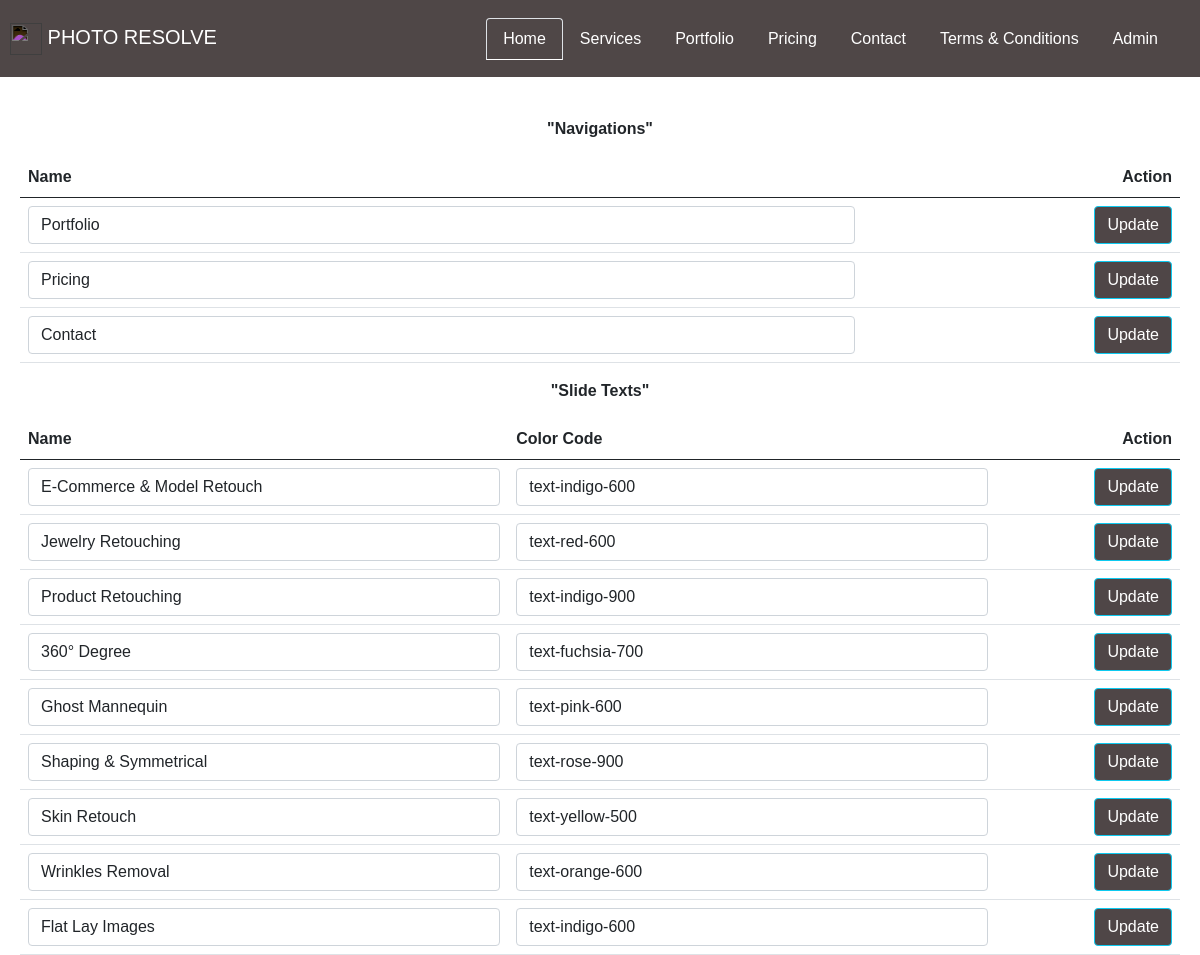
The app's page / (signed in, upper part), older data.
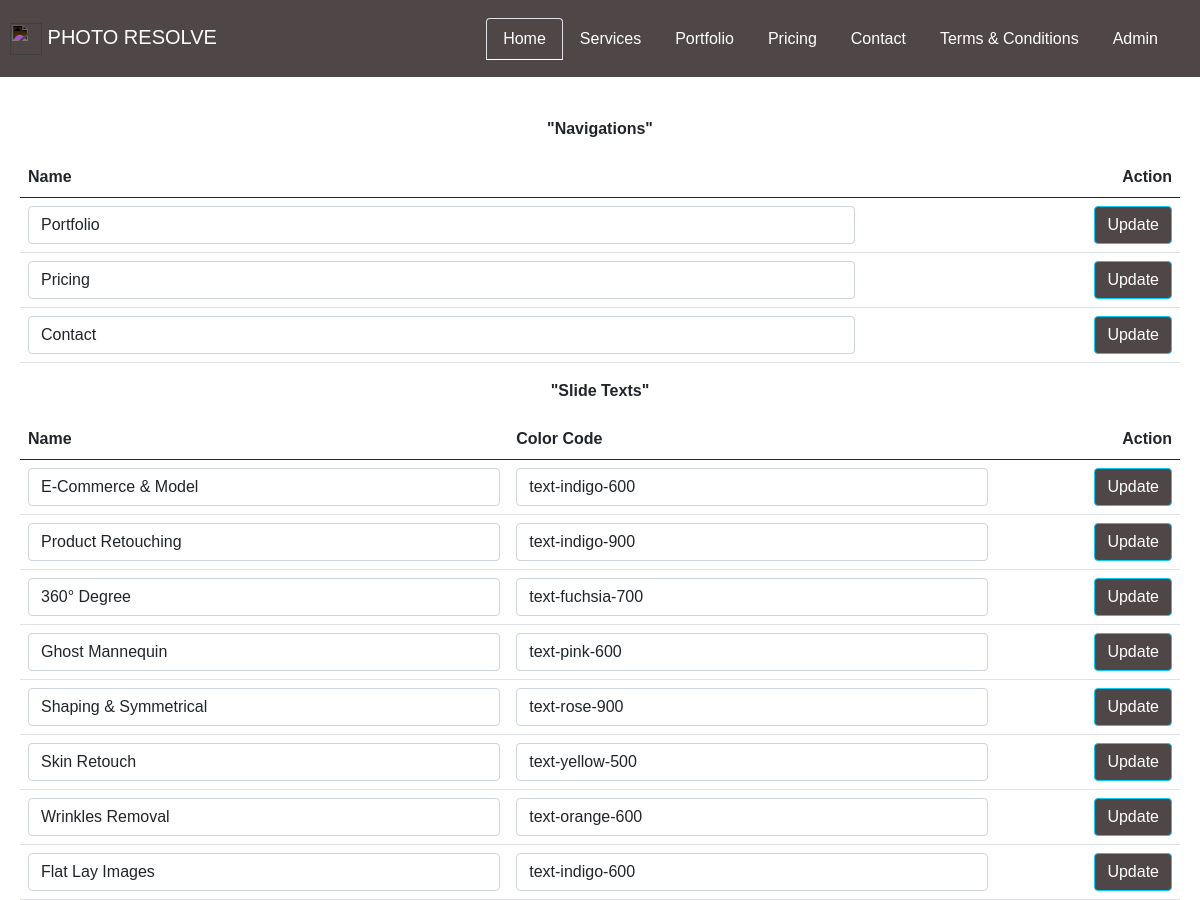
The same page, newer data.
### adminphoto/models.py (models this page shows, shortened)
class Navigation(models.Model):
    name = models.CharField(max_length=100)
    href = models.CharField(max_length=100)

class Slide(models.Model):
    text = models.CharField(max_length=200)
    class_name = models.CharField(max_length=50)

### adminphoto/views.py (the view, shortened to what this page needs)
# urls.py: path('',home,name='home'),
def home(request):
    if not request.user.is_authenticated or not request.user.is_staff:
        return redirect('admin:login')
    import_services = Services.objects.all().order_by('date_created')
    services = []
    for i in import_services:
        sub_services = []
        import_sub_services = SubServices.objects.filter(service = i)
        for j in import_sub_services:
            sub_item = {
                'id':j.id,
                'name':j.name,
                'description':j.description,
                'rate':j.rate,
                'before':j.before.url,
                'after':j.after.url
            }
            sub_services.append(sub_item)
        item = {
            'id': i.id,
            'name': i.name,
            'description': i.description,
            'rate':i.rate,
            'button_name':i.button_name,
            'after':i.after.url,
            'sub_services': sub_services,
        }
        services.append(item)
    if request.method == "POST" and 'sub_services_remove' in request.POST:
        id = request.POST.get('sub_services_remove')
        import_sub_services = SubServices.objects.get(id = id)
        import_sub_services.service = None
        import_sub_services.save()
        return redirect('home')
    portfolio = Portfolio.objects.all().order_by('date_created')
    if request.method == "POST" and 'portfolio_image' in request.FILES:
        portfolio_image = request.FILES.get('portfolio_image')
        object = Portfolio.objects.create(thumb = portfolio_image)
        return redirect('home')
    if request.method == "POST" and 'portfolio_delete' in request.POST:
        id = request.POST.get('portfolio_delete')
        portfolio = Portfolio.objects.get(id = id)
        portfolio.delete()
        return redirect('home')
    pricings = Pricing.objects.all().order_by('date_created')[:3]
    contact_info = Contact.objects.all()[:1]
    contact = {}
    for i in contact_info:
        contact['id'] = i.id
        contact['caption'] = i.caption
        contact['phone'] = i.phone
        contact['email'] = i.email
        contact['address'] = i.address
    queries = Queries.objects.all()
    if request.method == 'POST' and 'query_delete' in request.POST:
        id = request.POST.get('query_delete')
        query = Queries.objects.get(id = id)
        query.delete()
        return redirect('home')
    logo = Logo.objects.first()
    if request.method == "POST" and 'logo_code' in request.POST:
        logo_code = request.POST.get('logo_code')
        logo.svg_code = logo_code
        logo.save()
        return redirect('home')
    navigations = Navigation.objects.all()[:3]
    slides = Slide.objects.all()
    slideinfo = SlideInfo.objects.first()
    if request.method == "POST" and 'slide_caption' in request.POST:
        slide_caption = request.POST.get('slide_caption')
        slideinfo.caption = slide_caption
        slideinfo.save()
        return redirect('home')
    footer = Contact.objects.first()
    terms =  TermsAndConditions.objects.first()
    if request.method == "POST" and 'terms_page' in request.POST:
        terms_page = request.POST.get('terms_page')
        terms.terms = terms_page
        terms.save()
        return redirect('home')
    context = {
        'services' : services,
        'portfolio' : portfolio,
        'pricings' : pricings,
        'contact' : contact,
        'queries' : queries,
        'logo' : logo,
        'navigations':navigations,
        'slides':slides,
        'slideinfo':slideinfo,
        'footer':footer,
        'terms':terms
    }
    return render(request,'components/home.html',context)

### adminphoto/templates/components/home.html (shortened to what the changed rows need)
{% extends 'main.html' %}
{% block content %}
  <div class="tab-content" id="myTabContent">
    <div class="tab-pane fade show active" id="store" role="tabpanel" aria-labelledby="store-tab">
        <div style="margin-top: 20px; padding: 20px">
            <div class="row">
                <div class="col-md-12">
                    <table class="table">
                        <thead>
                            <th>Name</th>
                            <th style="text-align:right;">Action</th>
                        </thead>
                        <tbody>
                            {% for i in navigations %}
                            <tr>
                                <form method="POST">
                                    <td><input type="hidden" name="navigation_id" value="{{i.id}}"><input type="text" class="form-control" name="navigation_name" value="{{i.name}}"></td>
                                    <td style="text-align:right;"><button class="btn btn-info" type="submit">Update</button></td>
                                </form>
                            </tr>
                            {% endfor %}
                        </tbody>
                    </table>
                </div>
                <div class="col-md-12">
                    <table class="table">
                        <thead>
                            <th>Name</th>
                            <th>Color Code</th>
                            <th style="text-align:right;">Action</th>
                        </thead>
                        <tbody>
                            {% for i in slides %}
                            <tr>
                                <form method="POST">
                                    <td><input type="hidden" name="slide_id" value="{{i.id}}"><input type="text" class="form-control" name="slide_text" value="{{i.text}}"></td>
                                    <td><input type="text" class="form-control" name="slide_color" value="{{i.class_name}}"></td>
                                    <td style="text-align:right;"><button class="btn btn-info" type="submit">Update</button></td>
                                </form>
                            </tr>
                            {% endfor %}
                        </tbody>
                    </table>
                </div>
                 <br> <br>
                 <br> <br>
            </div>
        </div>
    </div>
</div>
{% endblock %}

Row changes from the older to the newer data that the page shows:
removed Slide: slide_text "Jewelry Retouching", slide_color "text-red-600"
changed Slide: slide_text "E-Commerce & Model Retouch" → "E-Commerce & Model"
